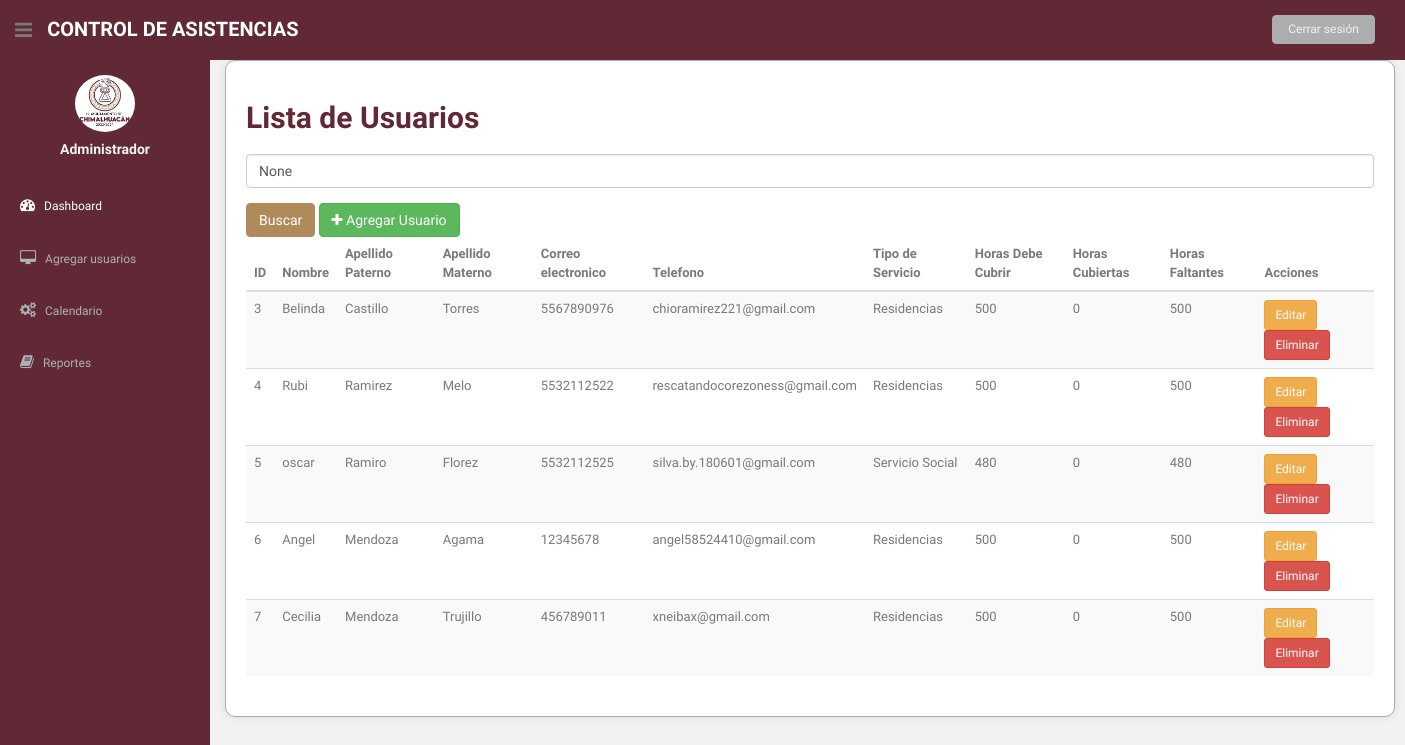
The page /lista_usuarios/ (signed in) on the database as committed earlier.
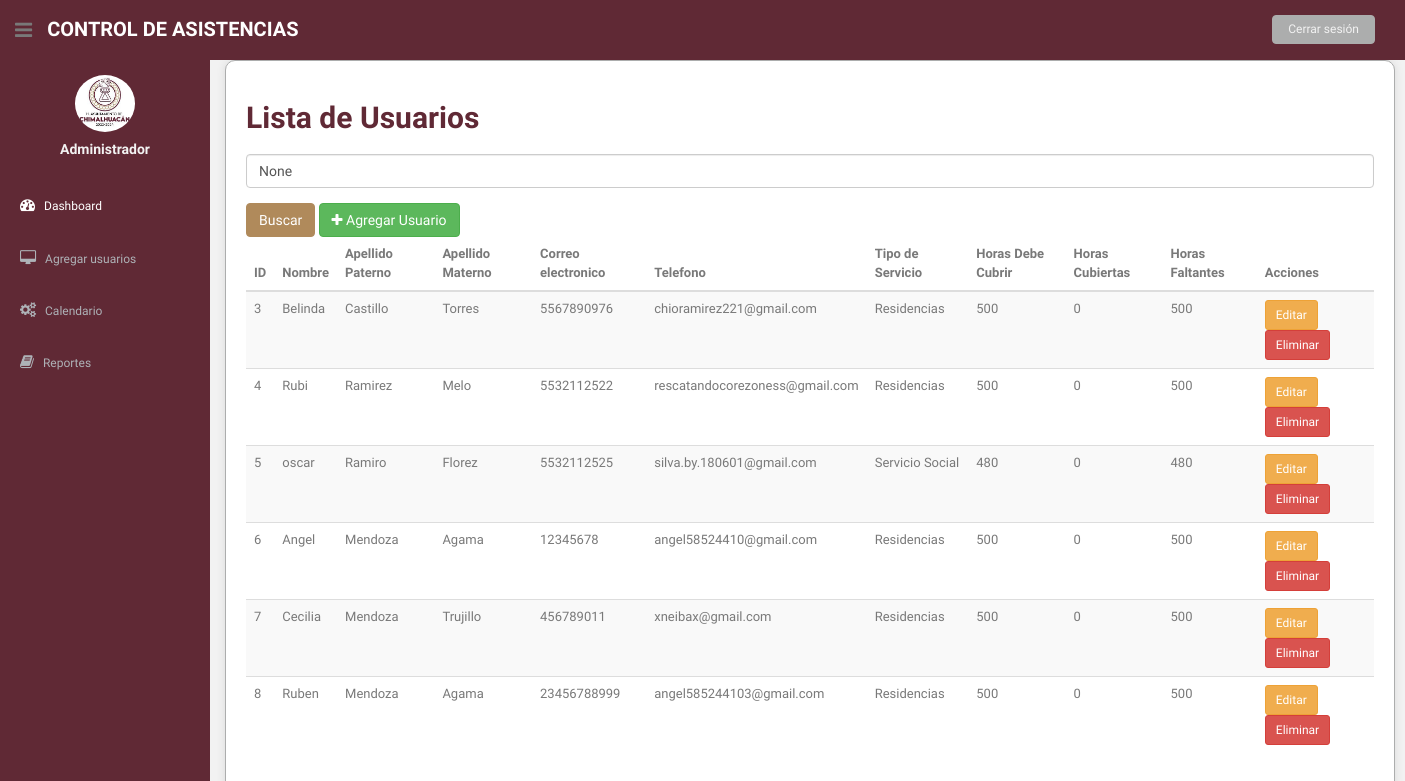
The same page on the database as committed later.
### asistencia/models.py (models this page shows, shortened)
class Usuario(models.Model):
    nombre = models.CharField(max_length=100)
    apellido_paterno = models.CharField(max_length=100)
    apellido_materno = models.CharField(max_length=100)
    telefono = models.CharField(max_length=20)
    correo_electronico = models.EmailField(max_length=255)
    user = models.OneToOneField(User, on_delete=models.CASCADE, null=True, blank=True)
    OPCIONES_SERVICIO = [
        ('SS', 'Servicio Social'),
        ('R', 'Residencias'),
    ]
    tipo_servicio = models.CharField(max_length=2, choices=OPCIONES_SERVICIO)
    horas_realizadas = models.IntegerField(default=0)  # Se actualizará según las horas realizadas
    horas_requeridas = models.IntegerField()  # Horas requeridas para el servicio

### asistencia/views.py (the view)
# urls.py: path('lista_usuarios/', views.lista_usuarios, name='lista_usuarios'),
@login_required
def lista_usuarios(request):
    usuarios = Usuario.objects.all()
    query = request.GET.get('q')
    if query:
        usuarios = usuarios.filter(nombre__icontains=query)
    for usuario in usuarios:
        try:
            horas_realizadas = 0
            asistencias = Asistencia.objects.filter(usuario=usuario, fecha_salida__isnull=False)
            for asistencia in asistencias:
                if asistencia.fecha_salida and asistencia.fecha_entrada:
                    delta = asistencia.fecha_salida - asistencia.fecha_entrada
                    horas_realizadas += delta.total_seconds() / 3600
            usuario.horas_realizadas = horas_realizadas
            usuario.horas_faltantes = usuario.horas_requeridas - horas_realizadas
        except Exception as e:
            print(f"Error al calcular horas para {usuario}: {e}")
            usuario.horas_realizadas = 0
            usuario.horas_faltantes = usuario.horas_requeridas
    return render(request, 'lista_usuarios.html', {'usuarios': usuarios, 'query': query})

### asistencia/templates/lista_usuarios.html (shortened to what the changed rows need)
{% load static %}
<!DOCTYPE html>
<html lang="en">
<head>
  <link href="{% static 'css/bootstrap.css' %}" rel="stylesheet">
  <link href="{% static 'font-awesome/css/font-awesome.css' %}" rel="stylesheet" />
  <link rel="stylesheet" type="text/css" href="{% static 'css/zabuto_calendar.css' %}">
  <link rel="stylesheet" type="text/css" href="{% static 'js/gritter/css/jquery.gritter.css' %}" />
  <link rel="stylesheet" type="text/css" href="{% static 'lineicons/style.css' %}">
  <link href="{% static 'css/style.css' %}" rel="stylesheet">
  <link href="{% static 'css/style-responsive.css' %}" rel="stylesheet">
</head>
<body>
  <section id="container">
    <section id="main-content">
      <section class="wrapper">
        <div class="container">
          <h2>Lista de Usuarios</h2>
          <div class="table-responsive">
            <table class="table table-striped">
              <thead>
                <tr>
                  <th>ID</th>
                  <th>Nombre</th>
                  <th>Apellido Paterno</th>
                  <th>Apellido Materno</th>
                  <th>Correo electronico</th>
                  <th>Telefono</th>
                  <th>Tipo de Servicio</th>
                  <th>Horas Debe Cubrir</th>
                  <th>Horas Cubiertas</th>
                  <th>Horas Faltantes</th>
                  <th>Acciones</th>
                </tr>
              </thead>
              <tbody>
                {% for usuario in usuarios %}
                <tr>
                  <td>{{ usuario.id }}</td>
                  <td>{{ usuario.nombre }}</td>
                  <td>{{ usuario.apellido_paterno }}</td>
                  <td>{{ usuario.apellido_materno }}</td>
                  <td>{{ usuario.telefono }}</td>
                  <td>{{ usuario.correo_electronico }}</td>
                  <td>{{ usuario.get_tipo_servicio_display }}</td>
                  <td>{{ usuario.horas_requeridas }}</td>
                  <td>{{ usuario.horas_realizadas }}</td>
                  <td>{{ usuario.horas_faltantes }}</td>
                  <td>
                    <a href="{% url 'editar_usuario' usuario.pk %}" class="btn btn-warning btn-sm">Editar</a>
                    <a href="{% url 'eliminar_usuario' usuario.pk %}" class="btn btn-danger btn-sm">Eliminar</a>
                  </td>
                </tr>
                {% endfor %}
              </tbody>
            </table>
          </div>
        </div>
      </section>
    </section>
  </section>
</body>
</html>

Rows that differ between the two databases and show on the page:
added Usuario: id "8", nombre "Ruben", apellido_paterno "Mendoza", apellido_materno "Agama", telefono "23456788999", correo_electronico "angel585244103@gmail.com", tipo_servicio "Residencias", horas_requeridas "500", horas_realizadas "0", horas_faltantes "500"
